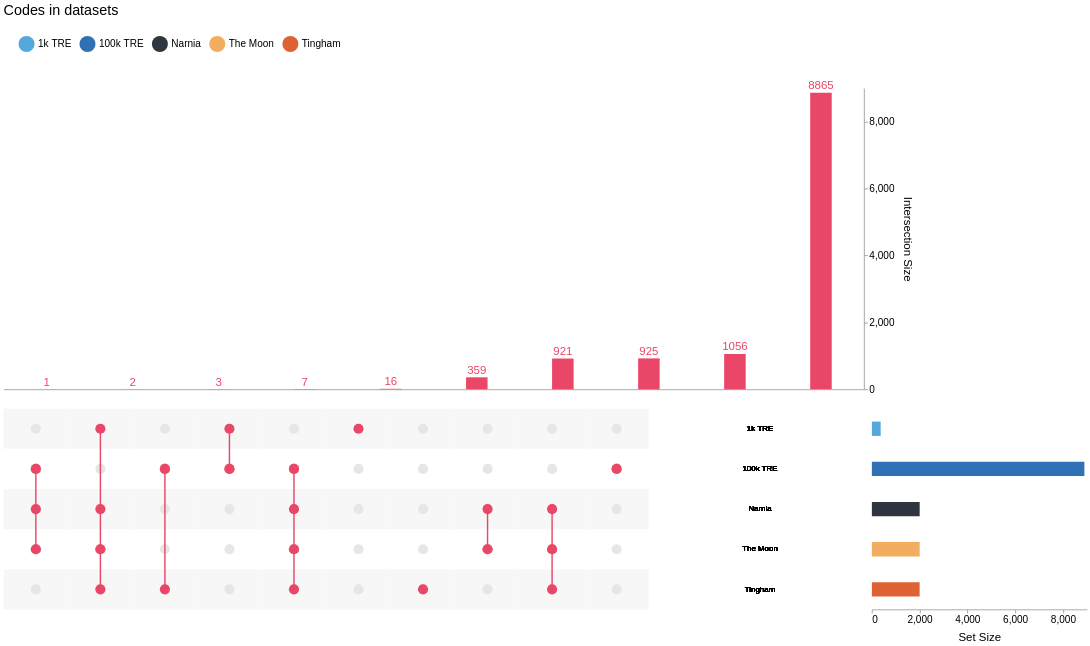

The notebook cell saved with this chart:
### Markdown cell above
You can also get an [Upset plot](https://upset.app/) for your datasets.
This is like a Venn diagram, but instead of numbers written in circles, you get bars proportional to the number of codes present in each combination of TREs.
This shows the same information as the `code_insersections` property.
If you only have a couple of TREs, this isn't terribly useful, but once you have more than three, the number of combinations is much higher, and Venn diagrams get hard to read.

### Code cell
codesets.plot_upset()

### Figure 1 — Vega-Lite specification as saved in the notebook (floating-point values rounded to 4 significant figures)
{"config": {"view": {"continuousWidth": 300, "continuousHeight": 300, "stroke": null}, "axis": {"labelFontSize": 14, "labelFontWeight": 300, "titleFontSize": 16, "titleFontWeight": 400, "titlePadding": 10}, "concat": {"spacing": 0}, "legend": {"labelFontSize": 14, "labelFontWeight": 300, "orient": "top", "padding": 20, "symbolSize": 500.0, "symbolType": "circle", "titleFontSize": 16, "titleFontWeight": 400}, "title": {"anchor": "start", "fontSize": 18, "fontWeight": 400, "subtitlePadding": 10}}, "vconcat": [{"layer": [{"mark": {"type": "bar", "color": "#3A3A3A", "size": 30}, "encoding": {"color": {"condition": {"test": {"not": {"param": "param_7421591d7e6fcfd3"}}, "value": "#3A3A3A"}, "value": "#EA4667"}, "tooltip": [{"aggregate": "max", "field": "count", "title": "Cardinality", "type": "quantitative"}, {"field": "degree", "title": "Degree", "type": "quantitative"}, {"field": "sets", "title": "Sets", "type": "nominal"}], "x": {"axis": {"domain": true, "grid": false, "labels": false, "ticks": false}, "field": "intersection_id", "sort": {"field": "count", "order": "ascending"}, "title": null, "type": "nominal"}, "y": {"aggregate": "max", "axis": {"grid": false, "orient": "right", "tickCount": 3}, "field": "count", "title": "Intersection Size", "type": "quantitative"}}, "name": "view_a4765cb0ebba99a5_0", "transform": [{"filter": {"param": "param_a7055fbecf07007a"}}, {"pivot": "set", "value": "is_intersect", "groupby": ["intersection_id", "count"], "op": "max"}, {"aggregate": [{"op": "sum", "field": "count", "as": "count"}], "groupby": ["1k TRE", "100k TRE", "Narnia", "The Moon", "Tingham"]}, {"calculate": "(isDefined(datum['1k TRE']) ? datum['1k TRE'] : 0)+(isDefined(datum['100k TRE']) ? datum['100k TRE'] : 0)+(isDefined(datum['Narnia']) ? datum['Narnia'] : 0)+(isDefined(datum['The Moon']) ? datum['The Moon'] : 0)+(isDefined(datum['Tingham']) ? datum['Tingham'] : 0)", "as": "degree"}, {"filter": "(datum['degree'] !== 0)"}, {"window": [{"op": "row_number", "field": "", "as": "intersection_id"}], "frame": [null, null]}, {"fold": ["1k TRE", "100k TRE", "Narnia", "The Moon", "Tingham"], "as": ["set", "is_intersect"]}, {"lookup": "set", "from": {"data": {"name": "data-3fda048d0ad9b183201b351e30a2daaf"}, "key": "set", "fields": ["set_abbre"]}}, {"lookup": "set", "from": {"data": {"name": "data-2d7d00aa35580b4197e6523e71ccb052"}, "key": "set", "fields": ["set_order"]}}, {"filter": {"param": "param_a7055fbecf07007a"}}, {"window": [{"op": "distinct", "field": "set", "as": "set_order"}], "frame": [null, 0], "sort": [{"field": "set_order"}]}]}, {"mark": {"type": "text", "color": "#3A3A3A", "dy": -10, "size": 16}, "encoding": {"color": {"condition": {"test": {"not": {"param": "param_7421591d7e6fcfd3"}}, "value": "#3A3A3A"}, "value": "#EA4667"}, "text": {"field": "count", "format": ".0f", "type": "quantitative"}, "tooltip": [{"aggregate": "max", "field": "count", "title": "Cardinality", "type": "quantitative"}, {"field": "degree", "title": "Degree", "type": "quantitative"}, {"field": "sets", "title": "Sets", "type": "nominal"}], "x": {"axis": {"domain": true, "grid": false, "labels": false, "ticks": false}, "field": "intersection_id", "sort": {"field": "count", "order": "ascending"}, "title": null, "type": "nominal"}, "y": {"aggregate": "max", "axis": {"grid": false, "orient": "right", "tickCount": 3}, "field": "count", "title": "Intersection Size", "type": "quantitative"}}, "transform": [{"filter": {"param": "param_a7055fbecf07007a"}}, {"pivot": "set", "value": "is_intersect", "groupby": ["intersection_id", "count"], "op": "max"}, {"aggregate": [{"op": "sum", "field": "count", "as": "count"}], "groupby": ["1k TRE", "100k TRE", "Narnia", "The Moon", "Tingham"]}, {"calculate": "(isDefined(datum['1k TRE']) ? datum['1k TRE'] : 0)+(isDefined(datum['100k TRE']) ? datum['100k TRE'] : 0)+(isDefined(datum['Narnia']) ? datum['Narnia'] : 0)+(isDefined(datum['The Moon']) ? datum['The Moon'] : 0)+(isDefined(datum['Tingham']) ? datum['Tingham'] : 0)", "as": "degree"}, {"filter": "(datum['degree'] !== 0)"}, {"window": [{"op": "row_number", "field": "", "as": "intersection_id"}], "frame": [null, null]}, {"fold": ["1k TRE", "100k TRE", "Narnia", "The Moon", "Tingham"], "as": ["set", "is_intersect"]}, {"lookup": "set", "from": {"data": {"name": "data-3fda048d0ad9b183201b351e30a2daaf"}, "key": "set", "fields": ["set_abbre"]}}, {"lookup": "set", "from": {"data": {"name": "data-2d7d00aa35580b4197e6523e71ccb052"}, "key": "set", "fields": ["set_order"]}}, {"filter": {"param": "param_a7055fbecf07007a"}}, {"window": [{"op": "distinct", "field": "set", "as": "set_order"}], "frame": [null, 0], "sort": [{"field": "set_order"}]}]}], "height": 420.0, "width": 1200}, {"hconcat": [{"layer": [{"mark": {"type": "circle", "opacity": 1, "size": 200}, "encoding": {"color": {"condition": {"test": {"not": {"param": "param_7421591d7e6fcfd3"}}, "value": "#3A3A3A"}, "value": "#EA4667"}, "tooltip": [{"aggregate": "max", "field": "count", "title": "Cardinality", "type": "quantitative"}, {"field": "degree", "title": "Degree", "type": "quantitative"}, {"field": "sets", "title": "Sets", "type": "nominal"}], "x": {"axis": {"domain": false, "grid": false, "labels": false, "ticks": false}, "field": "intersection_id", "sort": {"field": "count", "order": "ascending"}, "title": null, "type": "nominal"}, "y": {"axis": {"domain": false, "grid": false, "labels": false, "ticks": false}, "field": "set_order", "title": null, "type": "nominal"}}, "name": "view_c6837b6556e731ed_0", "transform": [{"filter": {"param": "param_a7055fbecf07007a"}}, {"pivot": "set", "value": "is_intersect", "groupby": ["intersection_id", "count"], "op": "max"}, {"aggregate": [{"op": "sum", "field": "count", "as": "count"}], "groupby": ["1k TRE", "100k TRE", "Narnia", "The Moon", "Tingham"]}, {"calculate": "(isDefined(datum['1k TRE']) ? datum['1k TRE'] : 0)+(isDefined(datum['100k TRE']) ? datum['100k TRE'] : 0)+(isDefined(datum['Narnia']) ? datum['Narnia'] : 0)+(isDefined(datum['The Moon']) ? datum['The Moon'] : 0)+(isDefined(datum['Tingham']) ? datum['Tingham'] : 0)", "as": "degree"}, {"filter": "(datum['degree'] !== 0)"}, {"window": [{"op": "row_number", "field": "", "as": "intersection_id"}], "frame": [null, null]}, {"fold": ["1k TRE", "100k TRE", "Narnia", "The Moon", "Tingham"], "as": ["set", "is_intersect"]}, {"lookup": "set", "from": {"data": {"name": "data-3fda048d0ad9b183201b351e30a2daaf"}, "key": "set", "fields": ["set_abbre"]}}, {"lookup": "set", "from": {"data": {"name": "data-2d7d00aa35580b4197e6523e71ccb052"}, "key": "set", "fields": ["set_order"]}}, {"filter": {"param": "param_a7055fbecf07007a"}}, {"window": [{"op": "distinct", "field": "set", "as": "set_order"}], "frame": [null, 0], "sort": [{"field": "set_order"}]}, {"filter": "(datum['is_intersect'] === 1)"}]}, {"mark": {"type": "rect"}, "encoding": {"color": {"value": "#F7F7F7"}, "tooltip": [{"aggregate": "max", "field": "count", "title": "Cardinality", "type": "quantitative"}, {"field": "degree", "title": "Degree", "type": "quantitative"}, {"field": "sets", "title": "Sets", "type": "nominal"}], "x": {"axis": {"domain": false, "grid": false, "labels": false, "ticks": false}, "field": "intersection_id", "sort": {"field": "count", "order": "ascending"}, "title": null, "type": "nominal"}, "y": {"axis": {"domain": false, "grid": false, "labels": false, "ticks": false}, "field": "set_order", "title": null, "type": "nominal"}}, "transform": [{"filter": {"param": "param_a7055fbecf07007a"}}, {"pivot": "set", "value": "is_intersect", "groupby": ["intersection_id", "count"], "op": "max"}, {"aggregate": [{"op": "sum", "field": "count", "as": "count"}], "groupby": ["1k TRE", "100k TRE", "Narnia", "The Moon", "Tingham"]}, {"calculate": "(isDefined(datum['1k TRE']) ? datum['1k TRE'] : 0)+(isDefined(datum['100k TRE']) ? datum['100k TRE'] : 0)+(isDefined(datum['Narnia']) ? datum['Narnia'] : 0)+(isDefined(datum['The Moon']) ? datum['The Moon'] : 0)+(isDefined(datum['Tingham']) ? datum['Tingham'] : 0)", "as": "degree"}, {"filter": "(datum['degree'] !== 0)"}, {"window": [{"op": "row_number", "field": "", "as": "intersection_id"}], "frame": [null, null]}, {"fold": ["1k TRE", "100k TRE", "Narnia", "The Moon", "Tingham"], "as": ["set", "is_intersect"]}, {"lookup": "set", "from": {"data": {"name": "data-3fda048d0ad9b183201b351e30a2daaf"}, "key": "set", "fields": ["set_abbre"]}}, {"lookup": "set", "from": {"data": {"name": "data-2d7d00aa35580b4197e6523e71ccb052"}, "key": "set", "fields": ["set_order"]}}, {"filter": {"param": "param_a7055fbecf07007a"}}, {"window": [{"op": "distinct", "field": "set", "as": "set_order"}], "frame": [null, 0], "sort": [{"field": "set_order"}]}, {"filter": "((datum['set_order'] % 2) === 1)"}]}, {"mark": {"type": "circle", "opacity": 1, "size": 200}, "encoding": {"color": {"value": "#E6E6E6"}, "tooltip": [{"aggregate": "max", "field": "count", "title": "Cardinality", "type": "quantitative"}, {"field": "degree", "title": "Degree", "type": "quantitative"}, {"field": "sets", "title": "Sets", "type": "nominal"}], "x": {"axis": {"domain": false, "grid": false, "labels": false, "ticks": false}, "field": "intersection_id", "sort": {"field": "count", "order": "ascending"}, "title": null, "type": "nominal"}, "y": {"axis": {"domain": false, "grid": false, "labels": false, "ticks": false}, "field": "set_order", "title": null, "type": "nominal"}}, "transform": [{"filter": {"param": "param_a7055fbecf07007a"}}, {"pivot": "set", "value": "is_intersect", "groupby": ["intersection_id", "count"], "op": "max"}, {"aggregate": [{"op": "sum", "field": "count", "as": "count"}], "groupby": ["1k TRE", "100k TRE", "Narnia", "The Moon", "Tingham"]}, {"calculate": "(isDefined(datum['1k TRE']) ? datum['1k TRE'] : 0)+(isDefined(datum['100k TRE']) ? datum['100k TRE'] : 0)+(isDefined(datum['Narnia']) ? datum['Narnia'] : 0)+(isDefined(datum['The Moon']) ? datum['The Moon'] : 0)+(isDefined(datum['Tingham']) ? datum['Tingham'] : 0)", "as": "degree"}, {"filter": "(datum['degree'] !== 0)"}, {"window": [{"op": "row_number", "field": "", "as": "intersection_id"}], "frame": [null, null]}, {"fold": ["1k TRE", "100k TRE", "Narnia", "The Moon", "Tingham"], "as": ["set", "is_intersect"]}, {"lookup": "set", "from": {"data": {"name": "data-3fda048d0ad9b183201b351e30a2daaf"}, "key": "set", "fields": ["set_abbre"]}}, {"lookup": "set", "from": {"data": {"name": "data-2d7d00aa35580b4197e6523e71ccb052"}, "key": "set", "fields": ["set_order"]}}, {"filter": {"param": "param_a7055fbecf07007a"}}, {"window": [{"op": "distinct", "field": "set", "as": "set_order"}], "frame": [null, 0], "sort": [{"field": "set_order"}]}]}, {"mark": {"type": "bar", "color": "#3A3A3A", "size": 2}, "encoding": {"color": {"condition": {"test": {"not": {"param": "param_7421591d7e6fcfd3"}}, "value": "#3A3A3A"}, "value": "#EA4667"}, "tooltip": [{"aggregate": "max", "field": "count", "title": "Cardinality", "type": "quantitative"}, {"field": "degree", "title": "Degree", "type": "quantitative"}, {"field": "sets", "title": "Sets", "type": "nominal"}], "x": {"axis": {"domain": true, "grid": false, "labels": false, "ticks": false}, "field": "intersection_id", "sort": {"field": "count", "order": "ascending"}, "title": null, "type": "nominal"}, "y": {"aggregate": "min", "field": "set_order", "type": "nominal"}, "y2": {"aggregate": "max", "field": "set_order"}}, "transform": [{"filter": {"param": "param_a7055fbecf07007a"}}, {"pivot": "set", "value": "is_intersect", "groupby": ["intersection_id", "count"], "op": "max"}, {"aggregate": [{"op": "sum", "field": "count", "as": "count"}], "groupby": ["1k TRE", "100k TRE", "Narnia", "The Moon", "Tingham"]}, {"calculate": "(isDefined(datum['1k TRE']) ? datum['1k TRE'] : 0)+(isDefined(datum['100k TRE']) ? datum['100k TRE'] : 0)+(isDefined(datum['Narnia']) ? datum['Narnia'] : 0)+(isDefined(datum['The Moon']) ? datum['The Moon'] : 0)+(isDefined(datum['Tingham']) ? datum['Tingham'] : 0)", "as": "degree"}, {"filter": "(datum['degree'] !== 0)"}, {"window": [{"op": "row_number", "field": "", "as": "intersection_id"}], "frame": [null, null]}, {"fold": ["1k TRE", "100k TRE", "Narnia", "The Moon", "Tingham"], "as": ["set", "is_intersect"]}, {"lookup": "set", "from": {"data": {"name": "data-3fda048d0ad9b183201b351e30a2daaf"}, "key": "set", "fields": ["set_abbre"]}}, {"lookup": "set", "from": {"data": {"name": "data-2d7d00aa35580b4197e6523e71ccb052"}, "key": "set", "fields": ["set_order"]}}, {"filter": {"param": "param_a7055fbecf07007a"}}, {"window": [{"op": "distinct", "field": "set", "as": "set_order"}], "frame": [null, 0], "sort": [{"field": "set_order"}]}, {"filter": "(datum['is_intersect'] === 1)"}]}, {"mark": {"type": "circle", "opacity": 1, "size": 200}, "encoding": {"color": {"condition": {"test": {"not": {"param": "param_7421591d7e6fcfd3"}}, "value": "#3A3A3A"}, "value": "#EA4667"}, "tooltip": [{"aggregate": "max", "field": "count", "title": "Cardinality", "type": "quantitative"}, {"field": "degree", "title": "Degree", "type": "quantitative"}, {"field": "sets", "title": "Sets", "type": "nominal"}], "x": {"axis": {"domain": false, "grid": false, "labels": false, "ticks": false}, "field": "intersection_id", "sort": {"field": "count", "order": "ascending"}, "title": null, "type": "nominal"}, "y": {"axis": {"domain": false, "grid": false, "labels": false, "ticks": false}, "field": "set_order", "title": null, "type": "nominal"}}, "transform": [{"filter": {"param": "param_a7055fbecf07007a"}}, {"pivot": "set", "value": "is_intersect", "groupby": ["intersection_id", "count"], "op": "max"}, {"aggregate": [{"op": "sum", "field": "count", "as": "count"}], "groupby": ["1k TRE", "100k TRE", "Narnia", "The Moon", "Tingham"]}, {"calculate": "(isDefined(datum['1k TRE']) ? datum['1k TRE'] : 0)+(isDefined(datum['100k TRE']) ? datum['100k TRE'] : 0)+(isDefined(datum['Narnia']) ? datum['Narnia'] : 0)+(isDefined(datum['The Moon']) ? datum['The Moon'] : 0)+(isDefined(datum['Tingham']) ? datum['Tingham'] : 0)", "as": "degree"}, {"filter": "(datum['degree'] !== 0)"}, {"window": [{"op": "row_number", "field": "", "as": "intersection_id"}], "frame": [null, null]}, {"fold": ["1k TRE", "100k TRE", "Narnia", "The Moon", "Tingham"], "as": ["set", "is_intersect"]}, {"lookup": "set", "from": {"data": {"name": "data-3fda048d0ad9b183201b351e30a2daaf"}, "key": "set", "fields": ["set_abbre"]}}, {"lookup": "set", "from": {"data": {"name": "data-2d7d00aa35580b4197e6523e71ccb052"}, "key": "set", "fields": ["set_order"]}}, {"filter": {"param": "param_a7055fbecf07007a"}}, {"window": [{"op": "distinct", "field": "set", "as": "set_order"}], "frame": [null, 0], "sort": [{"field": "set_order"}]}, {"filter": "(datum['is_intersect'] === 1)"}]}], "height": 280.0, "width": 900}, {"mark": {"type": "text", "align": "center"}, "encoding": {"color": {"value": "black"}, "opacity": {"value": 1}, "text": {"field": "set_abbre", "type": "nominal"}, "y": {"axis": {"domain": false, "grid": false, "labels": false, "ticks": false}, "field": "set_order", "title": null, "type": "nominal"}}, "name": "view_7e8eb4ccd405999e_1", "transform": [{"filter": {"param": "param_a7055fbecf07007a"}}, {"pivot": "set", "value": "is_intersect", "groupby": ["intersection_id", "count"], "op": "max"}, {"aggregate": [{"op": "sum", "field": "count", "as": "count"}], "groupby": ["1k TRE", "100k TRE", "Narnia", "The Moon", "Tingham"]}, {"calculate": "(isDefined(datum['1k TRE']) ? datum['1k TRE'] : 0)+(isDefined(datum['100k TRE']) ? datum['100k TRE'] : 0)+(isDefined(datum['Narnia']) ? datum['Narnia'] : 0)+(isDefined(datum['The Moon']) ? datum['The Moon'] : 0)+(isDefined(datum['Tingham']) ? datum['Tingham'] : 0)", "as": "degree"}, {"filter": "(datum['degree'] !== 0)"}, {"window": [{"op": "row_number", "field": "", "as": "intersection_id"}], "frame": [null, null]}, {"fold": ["1k TRE", "100k TRE", "Narnia", "The Moon", "Tingham"], "as": ["set", "is_intersect"]}, {"lookup": "set", "from": {"data": {"name": "data-3fda048d0ad9b183201b351e30a2daaf"}, "key": "set", "fields": ["set_abbre"]}}, {"lookup": "set", "from": {"data": {"name": "data-2d7d00aa35580b4197e6523e71ccb052"}, "key": "set", "fields": ["set_order"]}}, {"filter": {"param": "param_a7055fbecf07007a"}}, {"window": [{"op": "distinct", "field": "set", "as": "set_order"}], "frame": [null, 0], "sort": [{"field": "set_order"}]}], "width": 300}, {"mark": {"type": "bar", "size": 20}, "encoding": {"color": {"field": "set", "scale": {"domain": ["1k TRE", "100k TRE", "Narnia", "The Moon", "Tingham"], "range": ["#55A8DB", "#3070B5", "#30363F", "#F1AD60", "#DF6234", "#BDC6CA"]}, "title": null, "type": "nominal"}, "opacity": {"value": 1}, "x": {"aggregate": "sum", "axis": {"grid": false, "tickCount": 3}, "field": "count", "title": "Set Size", "type": "quantitative"}, "y": {"axis": {"domain": false, "grid": false, "labels": false, "ticks": false}, "field": "set_order", "title": null, "type": "nominal"}}, "name": "view_518578f4fd049350_2", "transform": [{"filter": {"param": "param_a7055fbecf07007a"}}, {"pivot": "set", "value": "is_intersect", "groupby": ["intersection_id", "count"], "op": "max"}, {"aggregate": [{"op": "sum", "field": "count", "as": "count"}], "groupby": ["1k TRE", "100k TRE", "Narnia", "The Moon", "Tingham"]}, {"calculate": "(isDefined(datum['1k TRE']) ? datum['1k TRE'] : 0)+(isDefined(datum['100k TRE']) ? datum['100k TRE'] : 0)+(isDefined(datum['Narnia']) ? datum['Narnia'] : 0)+(isDefined(datum['The Moon']) ? datum['The Moon'] : 0)+(isDefined(datum['Tingham']) ? datum['Tingham'] : 0)", "as": "degree"}, {"filter": "(datum['degree'] !== 0)"}, {"window": [{"op": "row_number", "field": "", "as": "intersection_id"}], "frame": [null, null]}, {"fold": ["1k TRE", "100k TRE", "Narnia", "The Moon", "Tingham"], "as": ["set", "is_intersect"]}, {"lookup": "set", "from": {"data": {"name": "data-3fda048d0ad9b183201b351e30a2daaf"}, "key": "set", "fields": ["set_abbre"]}}, {"lookup": "set", "from": {"data": {"name": "data-2d7d00aa35580b4197e6523e71ccb052"}, "key": "set", "fields": ["set_order"]}}, {"filter": {"param": "param_a7055fbecf07007a"}}, {"window": [{"op": "distinct", "field": "set", "as": "set_order"}], "frame": [null, 0], "sort": [{"field": "set_order"}]}, {"filter": "(datum['is_intersect'] === 1)"}], "width": 300}], "resolve": {"scale": {"y": "shared"}}, "spacing": 5}], "data": {"name": "data-bb2941412407e0b752e541772710dc76"}, "params": [{"name": "param_7421591d7e6fcfd3", "select": {"type": "point", "fields": ["intersection_id"], "on": "mouseover"}, "views": ["view_a4765cb0ebba99a5_0", "view_c6837b6556e731ed_0"]}, {"name": "param_a7055fbecf07007a", "select": {"type": "point", "fields": ["set"]}, "bind": "legend", "views": ["view_a4765cb0ebba99a5_0", "view_c6837b6556e731ed_0", "view_7e8eb4ccd405999e_1", "view_518578f4fd049350_2"]}], "spacing": 20, "title": {"text": "Codes in datasets", "subtitle": "", "fontSize": 20, "fontWeight": 500, "subtitleColor": "#3A3A3A", "subtitleFontSize": 14}, "$schema": "https://vega.github.io/schema/vega-lite/v6.1.0.json", "datasets": {"data-bb2941412407e0b752e541772710dc76": [{"intersection_id": 0, "count": 1, "degree": 0, "set": "1k TRE", "is_intersect": 0}, {"intersection_id": 6, "count": 1, "degree": 3, "set": "1k TRE", "is_intersect": 0}, {"intersection_id": 9, "count": 2, "degree": 4, "set": "1k TRE", "is_intersect": 1}, {"intersection_id": 5, "count": 3, "degree": 2, "set": "1k TRE", "is_intersect": 0}, {"intersection_id": 10, "count": 7, "degree": 2, "set": "1k TRE", "is_intersect": 1}, {"intersection_id": 7, "count": 16, "degree": 4, "set": "1k TRE", "is_intersect": 0}, {"intersection_id": 8, "count": 359, "degree": 1, "set": "1k TRE", "is_intersect": 1}, {"intersection_id": 1, "count": 921, "degree": 1, "set": "1k TRE", "is_intersect": 0}, {"intersection_id": 2, "count": 925, "degree": 2, "set": "1k TRE", "is_intersect": 0}, {"intersection_id": 3, "count": 1056, "degree": 3, "set": "1k TRE", "is_intersect": 0}, {"intersection_id": 4, "count": 8865, "degree": 1, "set": "1k TRE", "is_intersect": 0}, {"intersection_id": 0, "count": 1, "degree": 0, "set": "100k TRE", "is_intersect": 0}, {"intersection_id": 6, "count": 1, "degree": 3, "set": "100k TRE", "is_intersect": 1}, {"intersection_id": 9, "count": 2, "degree": 4, "set": "100k TRE", "is_intersect": 0}, {"intersection_id": 5, "count": 3, "degree": 2, "set": "100k TRE", "is_intersect": 1}, {"intersection_id": 10, "count": 7, "degree": 2, "set": "100k TRE", "is_intersect": 1}, {"intersection_id": 7, "count": 16, "degree": 4, "set": "100k TRE", "is_intersect": 1}, {"intersection_id": 8, "count": 359, "degree": 1, "set": "100k TRE", "is_intersect": 0}, {"intersection_id": 1, "count": 921, "degree": 1, "set": "100k TRE", "is_intersect": 0}, {"intersection_id": 2, "count": 925, "degree": 2, "set": "100k TRE", "is_intersect": 0}, {"intersection_id": 3, "count": 1056, "degree": 3, "set": "100k TRE", "is_intersect": 0}, {"intersection_id": 4, "count": 8865, "degree": 1, "set": "100k TRE", "is_intersect": 1}, {"intersection_id": 0, "count": 1, "degree": 0, "set": "Narnia", "is_intersect": 0}, {"intersection_id": 6, "count": 1, "degree": 3, "set": "Narnia", "is_intersect": 1}, {"intersection_id": 9, "count": 2, "degree": 4, "set": "Narnia", "is_intersect": 1}, {"intersection_id": 5, "count": 3, "degree": 2, "set": "Narnia", "is_intersect": 0}, {"intersection_id": 10, "count": 7, "degree": 2, "set": "Narnia", "is_intersect": 0}, {"intersection_id": 7, "count": 16, "degree": 4, "set": "Narnia", "is_intersect": 1}, {"intersection_id": 8, "count": 359, "degree": 1, "set": "Narnia", "is_intersect": 0}, {"intersection_id": 1, "count": 921, "degree": 1, "set": "Narnia", "is_intersect": 0}, {"intersection_id": 2, "count": 925, "degree": 2, "set": "Narnia", "is_intersect": 1}, {"intersection_id": 3, "count": 1056, "degree": 3, "set": "Narnia", "is_intersect": 1}, {"intersection_id": 4, "count": 8865, "degree": 1, "set": "Narnia", "is_intersect": 0}, {"intersection_id": 0, "count": 1, "degree": 0, "set": "The Moon", "is_intersect": 0}, {"intersection_id": 6, "count": 1, "degree": 3, "set": "The Moon", "is_intersect": 1}, {"intersection_id": 9, "count": 2, "degree": 4, "set": "The Moon", "is_intersect": 1}, {"intersection_id": 5, "count": 3, "degree": 2, "set": "The Moon", "is_intersect": 0}, {"intersection_id": 10, "count": 7, "degree": 2, "set": "The Moon", "is_intersect": 0}, {"intersection_id": 7, "count": 16, "degree": 4, "set": "The Moon", "is_intersect": 1}, {"intersection_id": 8, "count": 359, "degree": 1, "set": "The Moon", "is_intersect": 0}, {"intersection_id": 1, "count": 921, "degree": 1, "set": "The Moon", "is_intersect": 0}, {"intersection_id": 2, "count": 925, "degree": 2, "set": "The Moon", "is_intersect": 1}, {"intersection_id": 3, "count": 1056, "degree": 3, "set": "The Moon", "is_intersect": 1}, {"intersection_id": 4, "count": 8865, "degree": 1, "set": "The Moon", "is_intersect": 0}, {"intersection_id": 0, "count": 1, "degree": 0, "set": "Tingham", "is_intersect": 0}, {"intersection_id": 6, "count": 1, "degree": 3, "set": "Tingham", "is_intersect": 0}, {"intersection_id": 9, "count": 2, "degree": 4, "set": "Tingham", "is_intersect": 1}, {"intersection_id": 5, "count": 3, "degree": 2, "set": "Tingham", "is_intersect": 1}, {"intersection_id": 10, "count": 7, "degree": 2, "set": "Tingham", "is_intersect": 0}, {"intersection_id": 7, "count": 16, "degree": 4, "set": "Tingham", "is_intersect": 1}, {"intersection_id": 8, "count": 359, "degree": 1, "set": "Tingham", "is_intersect": 0}, {"intersection_id": 1, "count": 921, "degree": 1, "set": "Tingham", "is_intersect": 1}, {"intersection_id": 2, "count": 925, "degree": 2, "set": "Tingham", "is_intersect": 0}, {"intersection_id": 3, "count": 1056, "degree": 3, "set": "Tingham", "is_intersect": 1}, {"intersection_id": 4, "count": 8865, "degree": 1, "set": "Tingham", "is_intersect": 0}], "data-3fda048d0ad9b183201b351e30a2daaf": [{"set": "1k TRE", "set_abbre": "1k TRE"}, {"set": "100k TRE", "set_abbre": "100k TRE"}, {"set": "Narnia", "set_abbre": "Narnia"}, {"set": "The Moon", "set_abbre": "The Moon"}, {"set": "Tingham", "set_abbre": "Tingham"}], "data-2d7d00aa35580b4197e6523e71ccb052": [{"set": "1k TRE", "set_order": 1}, {"set": "100k TRE", "set_order": 2}, {"set": "Narnia", "set_order": 3}, {"set": "The Moon", "set_order": 4}, {"set": "Tingham", "set_order": 5}]}}
